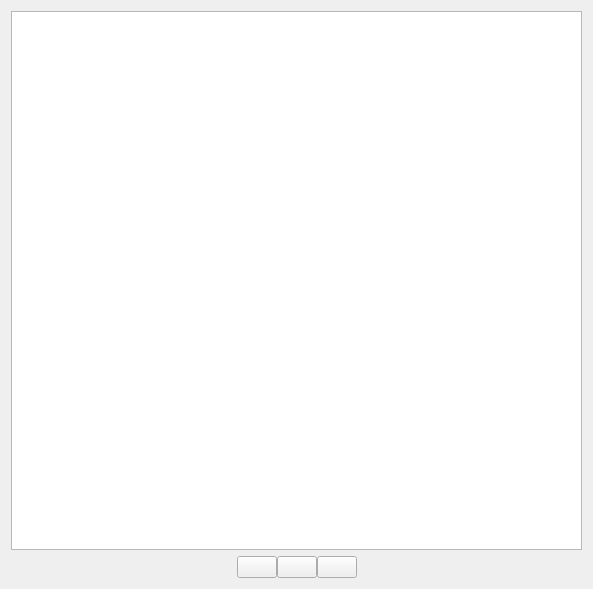
<?xml version="1.0" encoding="UTF-8"?>
<ui version="4.0">
 <class>ImageWidget</class>
 <widget class="QWidget" name="ImageWidget">
  <property name="geometry">
   <rect>
    <x>0</x>
    <y>0</y>
    <width>593</width>
    <height>589</height>
   </rect>
  </property>
  <property name="windowTitle">
   <string/>
  </property>
  <layout class="QVBoxLayout" name="verticalLayout">
   <item>
    <widget class="QGraphicsView" name="GraphicsView"/>
   </item>
   <item>
    <widget class="QWidget" name="ButtonBar" native="true">
     <layout class="QHBoxLayout" name="horizontalLayout_2">
      <property name="spacing">
       <number>0</number>
      </property>
      <property name="leftMargin">
       <number>0</number>
      </property>
      <property name="topMargin">
       <number>0</number>
      </property>
      <property name="rightMargin">
       <number>0</number>
      </property>
      <property name="bottomMargin">
       <number>0</number>
      </property>
      <item>
       <layout class="QHBoxLayout" name="ButtonLayout">
        <item>
         <spacer name="horizontalSpacer">
          <property name="orientation">
           <enum>Qt::Horizontal</enum>
          </property>
          <property name="sizeHint" stdset="0">
           <size>
            <width>40</width>
            <height>20</height>
           </size>
          </property>
         </spacer>
        </item>
        <item>
         <widget class="QPushButton" name="ButtonZoomOut">
          <property name="text">
           <string/>
          </property>
          <property name="icon">
           <iconset resource="../QtResources/resources.qrc">
            <normaloff>:/GuiFoundation/Icons/ZoomOut16.png</normaloff>:/GuiFoundation/Icons/ZoomOut16.png</iconset>
          </property>
         </widget>
        </item>
        <item>
         <widget class="QPushButton" name="ButtonResetZoom">
          <property name="text">
           <string/>
          </property>
          <property name="icon">
           <iconset resource="../QtResources/resources.qrc">
            <normaloff>:/GuiFoundation/Icons/ZoomReset16.png</normaloff>:/GuiFoundation/Icons/ZoomReset16.png</iconset>
          </property>
         </widget>
        </item>
        <item>
         <widget class="QPushButton" name="ButtonZoomIn">
          <property name="text">
           <string/>
          </property>
          <property name="icon">
           <iconset resource="../QtResources/resources.qrc">
            <normaloff>:/GuiFoundation/Icons/ZoomIn16.png</normaloff>:/GuiFoundation/Icons/ZoomIn16.png</iconset>
          </property>
         </widget>
        </item>
        <item>
         <spacer name="horizontalSpacer_2">
          <property name="orientation">
           <enum>Qt::Horizontal</enum>
          </property>
          <property name="sizeHint" stdset="0">
           <size>
            <width>40</width>
            <height>20</height>
           </size>
          </property>
         </spacer>
        </item>
       </layout>
      </item>
     </layout>
    </widget>
   </item>
  </layout>
 </widget>
 <resources>
  <include location="../QtResources/resources.qrc"/>
 </resources>
 <connections/>
</ui>
